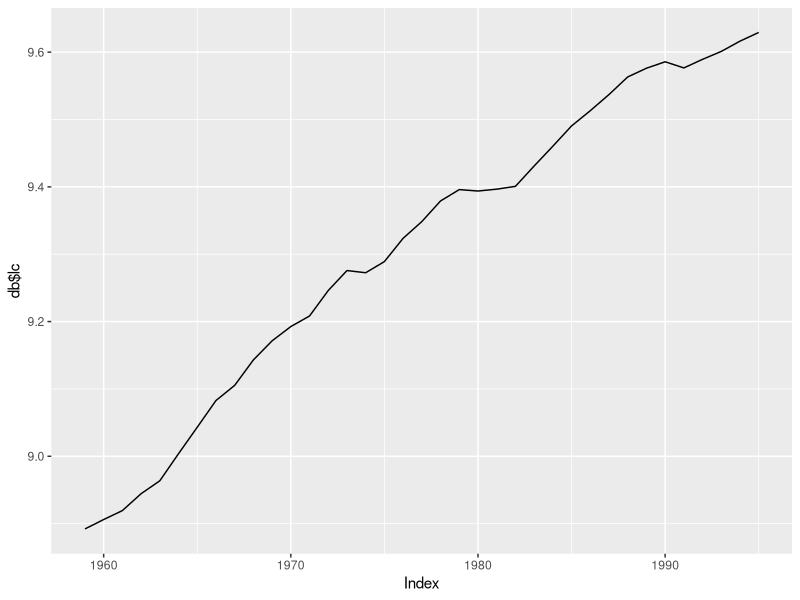
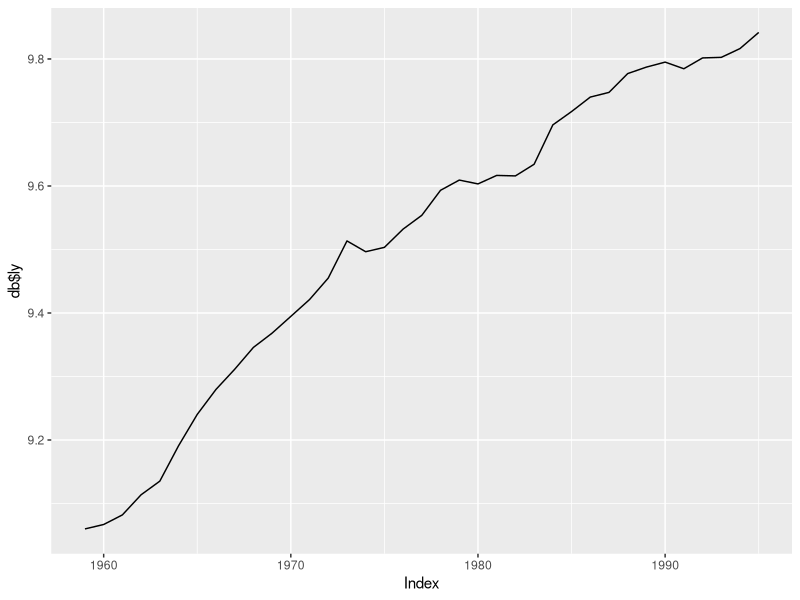
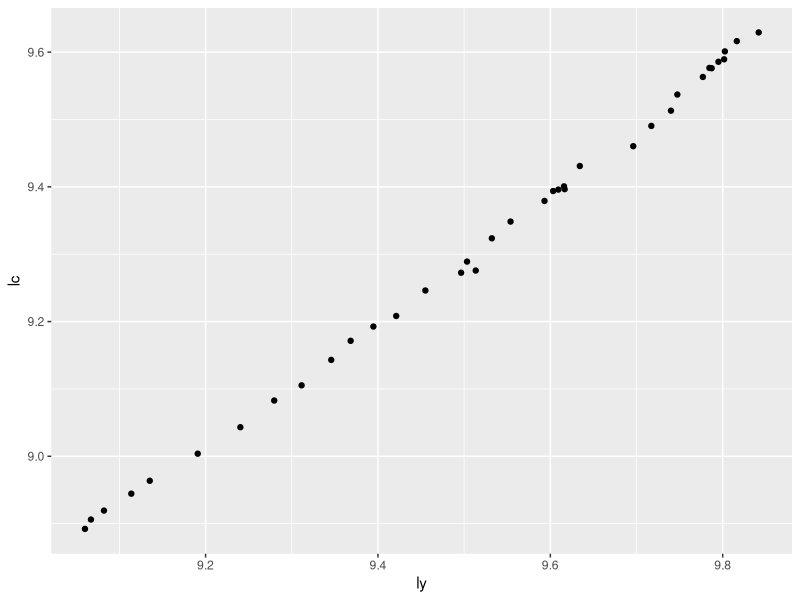
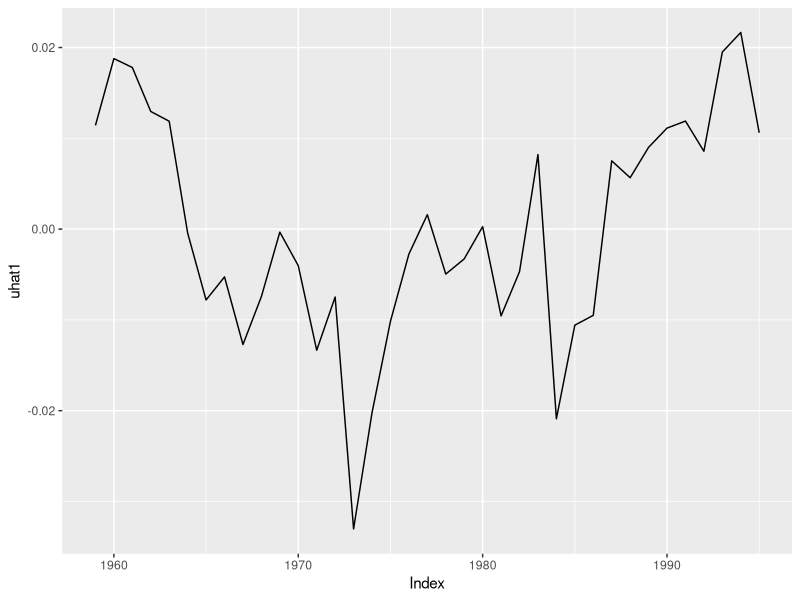
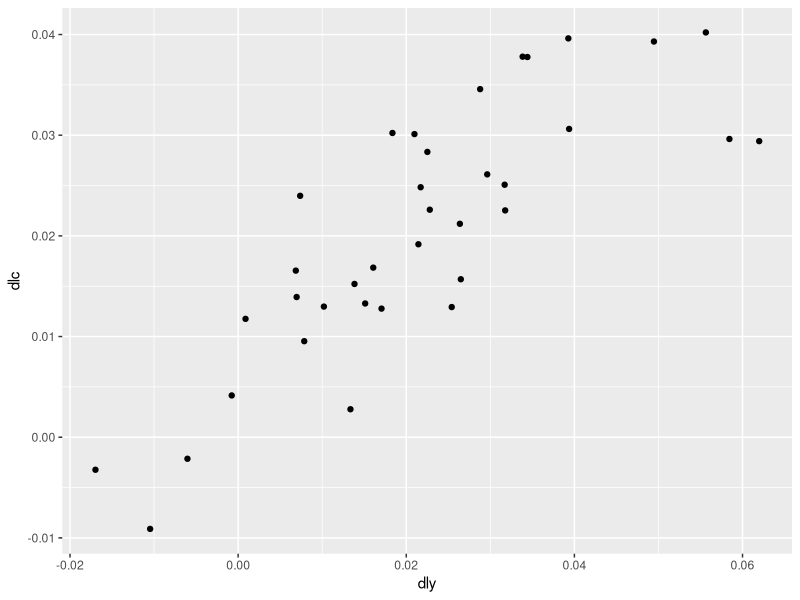
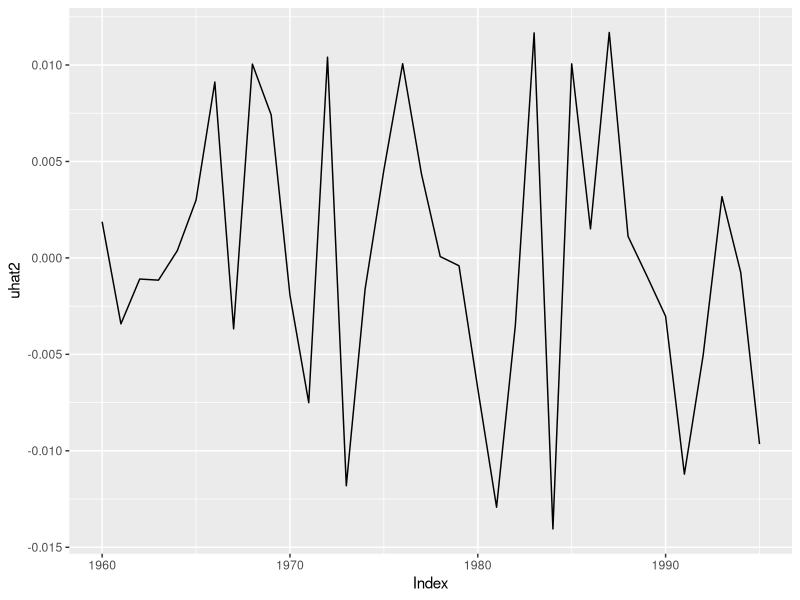

The R source for these figures, in order:
library(readxl)
library(zoo)
library(dynlm)
library(ggplot2)
library(car)
library(sandwich)
library(lmtest)

## library(forecast)
## library(wooldridge)
## library(openxlsx)

## data("consump")

xlsx <- read_xlsx("consump.xlsx")
db <- zooreg(xlsx, start = 1959, frequency = 1)
db$lc <- log(db$cons)
db$ly <- log(db$ydisp)

autoplot(db$lc)
autoplot(db$ly)

qplot(data = db, y = lc, x = ly)

mod1 <- dynlm(lc ~ ly, data = db)
summary(mod1)

uhat1 <- resid(mod1)
autoplot(uhat1)

bgaux <- update(mod1, uhat1 ~ . + L(uhat1))
summary(bgaux)

ur <- dynlm(lc ~ L(lc) + trend(db), data = db)
summary(ur)

ur <- dynlm(ly ~ L(ly) + trend(db), data = db)
summary(ur)


db$dlc <- diff(db$lc)
db$dly <- diff(db$ly)


qplot(data = db, y = dlc, x = dly)

mod2 <- dynlm(dlc ~ dly, data = db)
summary(mod2)

uhat2 <- resid(mod2)
autoplot(uhat2)

bgaux <- update(mod2, uhat2 ~ . + L(uhat2))
summary(bgaux)

mod3 <- dynlm(dlc ~ L(dlc) + dly + L(dly), data = db)
summary(mod3)


mod4 <- dynlm(dlc ~ dly + L(uhat1), data = db)
summary(mod4)

## write.xlsx(subset(db, select = c(cons = c, ydisp = y)), "consump.xlsx")
